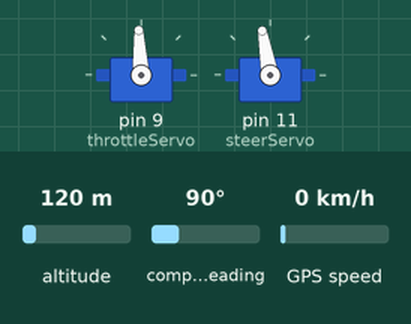
Recording of a sketch running on a simulated Arduino Uno, built with avr-gcc and run on an emulated ATmega328P. On the bench: 2 × servo. The test bench sets the inputs (shaded band); at power-on: compass heading 90°, altitude 120 m, GPS speed 0 km/h. The GPS gets a fix after 3 s at 37.7749, -122.4194 with 8 satellites.

Above: at 2.2 s.
2.3 s: compass heading set to 10°
5.8 s: compass heading set to 7°
At 7.2 s:
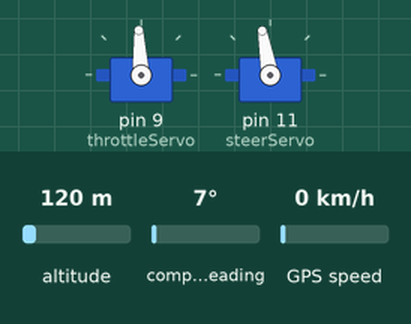
8.2 s: compass heading set to 90°
At 8.8 s:
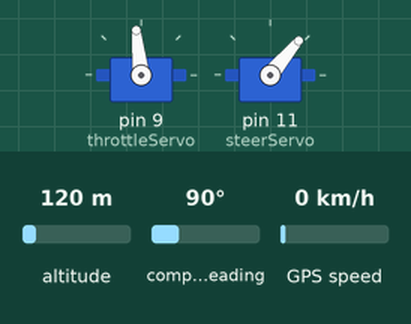
Timing chart, 0 to 18.7 s (numbered marks = the images above; inputs shaded):
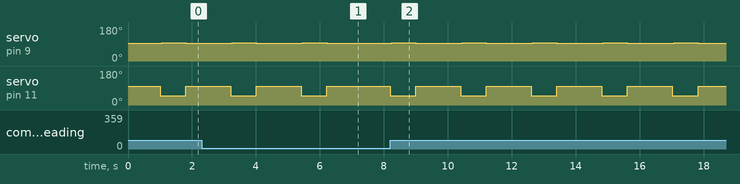

The sketch:

1stPrototype29-11-23.ino
```cpp
#include <Servo.h>
#include <Wire.h>
#include <Adafruit_Sensor.h>
#include <Adafruit_HMC5883_U.h>
#include <Adafruit_GPS.h>
#include <SoftwareSerial.h>
/* Assign a unique ID to this sensor at the same time */
Adafruit_HMC5883_Unified mag = Adafruit_HMC5883_Unified(12345);
sensors_event_t event;
Servo throttleServo;
Servo steerServo;
SoftwareSerial mySerial(8, 7);
Adafruit_GPS GPS(&mySerial);
#define GPSECHO false
float declinationAngle = 0.034;
float longi;
float lati;
double waypointLat = 52.24838;
double waypointLong = 4.43470;
double dir = 0;
float headingDegrees = 0;
bool approx(double current,  double goal, double margin){
  if(current <= goal + margin && current >= goal - margin){
    return true;
  }
  return false;
}
double getMag(){
  mag.getEvent(&event);
  float heading = atan2(event.magnetic.y, event.magnetic.x);

  heading += declinationAngle;
  if(heading < 0){
    heading += 2*PI;
  }
  if(heading > 2*PI){
    heading -= 2*PI;
  }

  return  heading * 180/M_PI;
}
double calcBearing(double curLat, double curLon,double desLat,double  desLon)
 {
  double bearing = atan2((sin((desLon - curLon)*M_PI/180) *cos(desLat*M_PI/180)),((cos(curLat*M_PI/180)*sin(desLat*M_PI/180))
  - (sin(curLat*M_PI/180)*cos(desLat*M_PI/180)*cos((desLon-curLon)*M_PI/180))));
  if(bearing < 0){
    bearing += 2*PI;
  }
  if(bearing > 2*PI){
    bearing -= 2*PI;
  }
  return bearing;
 }

void setup() {
   while(!mag.begin())
  {

    delay(5);
  }
  throttleServo.attach(9);
  throttleServo.write(1500);
  steerServo.attach(11);
  steerServo.write(100);
  GPS.begin(9600);
  GPS.sendCommand(PMTK_SET_NMEA_OUTPUT_RMCGGA);
  GPS.sendCommand(PMTK_SET_NMEA_UPDATE_1HZ);
  GPS.sendCommand(PGCMD_ANTENNA);

  delay(1000);
}
void Left(){
   steerServo.write(50);
  delay(50);
  throttleServo.write(1535);
  delay(750);
  throttleServo.write(1500);
  steerServo.write(100);
  delay(1200);
  return;
}
void Right(){
  steerServo.write(150);
  delay(50);
  throttleServo.write(1530);
  delay(2300);
  throttleServo.write(1500);
  steerServo.write(100);
  delay(2000);
  return;
}
void loop() {
  if (GPS.newNMEAreceived()) {
      if (!GPS.parse(GPS.lastNMEA()))   // this also sets the newNMEAreceived() flag to false
     return;  // we can fail to parse a sentence in which case we should just wait for another
  }
  if (GPS.fix) {

  }
  headingDegrees = getMag();


  if(!approx(GPS.latitudeDegrees, waypointLat, 0.00005) ||
      !approx(GPS.longitudeDegrees, waypointLong, 0.00005)){
         dir = calcBearing(GPS.latitudeDegrees, GPS.longitudeDegrees, waypointLat, waypointLong);
      }
  while(!approx(headingDegrees, dir, 10)){
    Left();
    for(int i = 0; i<= 3; i++){
  headingDegrees = getMag();
    }
  delay(200);
    }

  }
  /*else if(headingDegrees > 180 && headingDegrees < 320){
    Right();
  }else{
    while(1){}
 }*/


 //Right();


//}
```

Measured:
- the behaviour switches between 9 and 8° on compass heading (found by bisection; images 0 and 1)
- after the input at 5.8 s, servo on pin 9 (throttleServo): goes on until 6.2 s, then stays 93°; servo on pin 11 (steerServo): goes on until 6.2 s, then stays 100°
- after the input at 8.2 s, servo on pin 9 (throttleServo): alternates 96° for 0.75 s and 93° for 1.5 s, starting after 0.05 s; servo on pin 11 (steerServo): alternates 100° for 1.4 s and 50° for 0.80 s, starting at once
